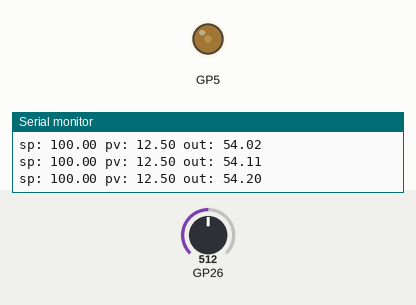
Simulated run of this sketch. Board: Raspberry Pi Pico. On the bench: output pins drawn as LEDs (lit = HIGH), the last lines printed to the serial monitor. Inputs (shaded band) come from the test bench; at power-on: GP26 = 512.

Above: at 1.2 s.
1.3 s: GP26 set to 306
4.3 s: GP26 set to 900
At 4.6 s:
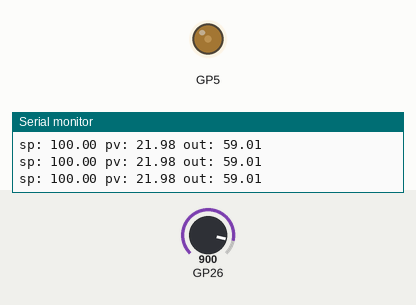
5.8 s: GP26 set to 122
At 6.8 s:
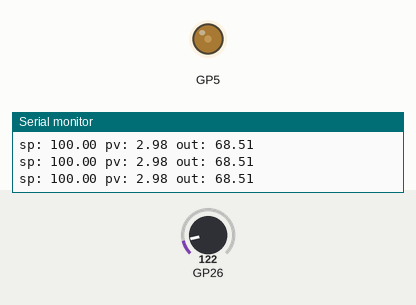
7.3 s: GP26 set to 716
At 8.1 s:
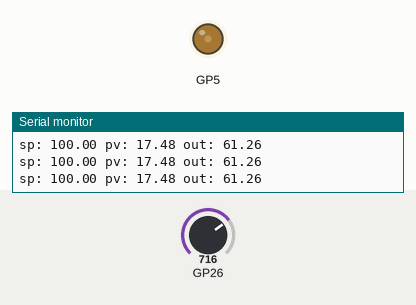
Timing chart, 0 to 9.8 s (numbered marks = the images above; inputs shaded):
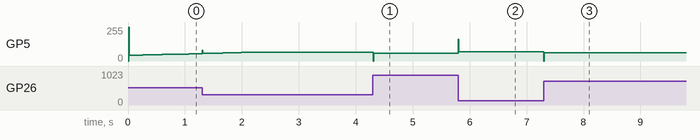

The sketch:

decl_practice_139.ino
```cpp
// snippet: decl_practice_139
// tags: globals, declare, millis, nonblocking
// boards: avr, esp32, megaavr, nano33iot, romi32u4, rp2040
// library: none
// description: Declare float kp=0.5, ki=0.1, kd=0.05, integral=0.0, prevError=0.0, output=0.0 at global scope
// prompts: declare, float, integral=0, preverror=0, output=0, scope
// verified: compile-only
// source: kd-generated (id 139)

float kp = 0.5f, ki = 0.1f, kd = 0.05f, integral = 0.0f, prevError = 0.0f, output = 0.0f;

void setup() {
  pinMode(5, OUTPUT);
  Serial.begin(9600);
}

void loop() {
  static unsigned long prevMs = 0;
  unsigned long now = millis();
  if (now - prevMs >= 10) {  // 100Hz update rate
    // Compute dt BEFORE updating prevMs (otherwise dt is always 0)
    float dt = (now - prevMs) / 1000.0f;
    prevMs = now;

    float setpoint = 100.0f;
    // Board-specific ADC: AVR = 5V/10-bit, others = 3.3V/12-bit
#if defined(ESP32) || defined(ARDUINO_SAMD_NANO_33_IOT) || defined(ARDUINO_ARCH_RP2040)
    float measured = analogRead(A0) / 4095.0f * 100.0f;
#else
    float measured = analogRead(A0) / 1023.0f * 100.0f;
#endif
    float error = setpoint - measured;
    integral += error * dt;
    integral = constrain(integral, -200.0f, 200.0f);  // anti-windup
    float derivative = (error - prevError) / dt;
    prevError = error;
    output = kp * error + ki * integral + kd * derivative;
    output = constrain(output, 0.0f, 255.0f);
    analogWrite(5, (int)output);
    Serial.print("sp: "); Serial.print(setpoint);
    Serial.print(" pv: "); Serial.print(measured);
    Serial.print(" out: "); Serial.println(output);
  }
}
```

Measured:
- after the input at 4.3 s, GP5: 66/255 → 59/255 at once
- after the input at 5.8 s, GP5: 59/255 → 68/255 at once
- after the input at 7.3 s, GP5: 68/255 → 61/255 at once
